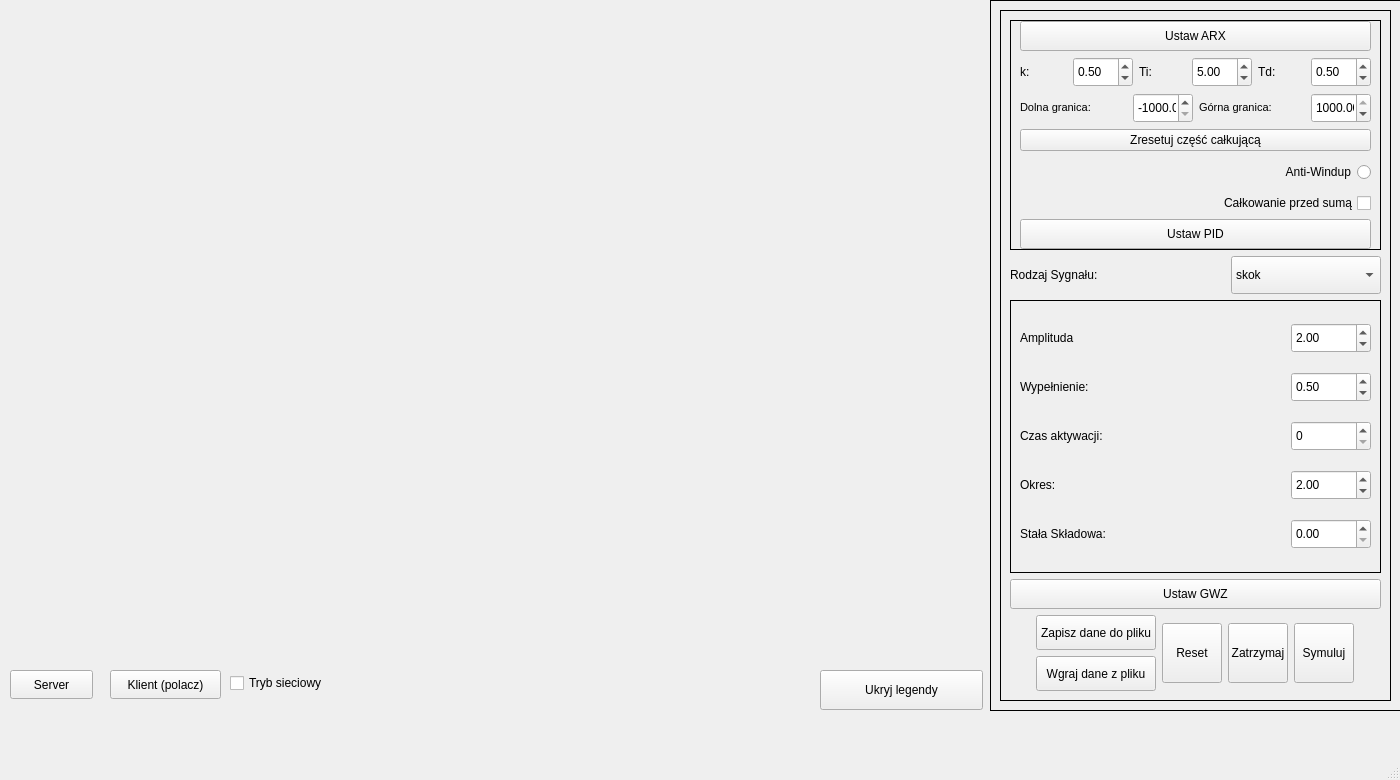
<?xml version="1.0" encoding="UTF-8"?>
<ui version="4.0">
 <class>UkladAutomatycznejRegulacji</class>
 <widget class="QMainWindow" name="UkladAutomatycznejRegulacji">
  <property name="geometry">
   <rect>
    <x>0</x>
    <y>0</y>
    <width>1400</width>
    <height>780</height>
   </rect>
  </property>
  <property name="windowTitle">
   <string>UkladAutomatycznejRegulacji</string>
  </property>
  <property name="iconSize">
   <size>
    <width>32</width>
    <height>32</height>
   </size>
  </property>
  <widget class="QWidget" name="centralwidget">
   <widget class="QCustomPlot" name="customPlot" native="true">
    <property name="geometry">
     <rect>
      <x>0</x>
      <y>340</y>
      <width>981</width>
      <height>321</height>
     </rect>
    </property>
   </widget>
   <widget class="QFrame" name="frame">
    <property name="geometry">
     <rect>
      <x>990</x>
      <y>0</y>
      <width>411</width>
      <height>711</height>
     </rect>
    </property>
    <property name="frameShape">
     <enum>QFrame::Shape::Box</enum>
    </property>
    <layout class="QVBoxLayout" name="verticalLayout_19">
     <item>
      <layout class="QVBoxLayout" name="verticalLayout_18">
       <item>
        <layout class="QVBoxLayout" name="verticalLayout_15">
         <item>
          <widget class="QFrame" name="frame">
           <property name="frameShape">
            <enum>QFrame::Shape::Box</enum>
           </property>
           <layout class="QVBoxLayout" name="verticalLayout_13">
            <item>
             <layout class="QVBoxLayout" name="verticalLayout_11">
              <item>
               <layout class="QVBoxLayout" name="verticalLayout_8">
                <item>
                 <layout class="QVBoxLayout" name="verticalLayout_7">
                  <item>
                   <layout class="QVBoxLayout" name="verticalLayout_5">
                    <item>
                     <layout class="QVBoxLayout" name="verticalLayout_3">
                      <item>
                       <widget class="QFrame" name="frame">
                        <property name="frameShape">
                         <enum>QFrame::Shape::Box</enum>
                        </property>
                        <layout class="QVBoxLayout" name="verticalLayout_2">
                         <property name="leftMargin">
                          <number>9</number>
                         </property>
                         <property name="topMargin">
                          <number>0</number>
                         </property>
                         <property name="rightMargin">
                          <number>9</number>
                         </property>
                         <property name="bottomMargin">
                          <number>0</number>
                         </property>
                         <item>
                          <layout class="QHBoxLayout" name="horizontalLayout_2"/>
                         </item>
                         <item>
                          <widget class="QPushButton" name="wgrajARX">
                           <property name="minimumSize">
                            <size>
                             <width>0</width>
                             <height>30</height>
                            </size>
                           </property>
                           <property name="maximumSize">
                            <size>
                             <width>16777215</width>
                             <height>30</height>
                            </size>
                           </property>
                           <property name="text">
                            <string>Ustaw ARX</string>
                           </property>
                          </widget>
                         </item>
                         <item>
                          <layout class="QHBoxLayout" name="horizontalLayout_5">
                           <item>
                            <layout class="QHBoxLayout" name="horizontalLayout_4"/>
                           </item>
                          </layout>
                         </item>
                         <item>
                          <layout class="QHBoxLayout" name="horizontalLayout_18"/>
                         </item>
                         <item>
                          <layout class="QHBoxLayout" name="horizontalLayout_6">
                           <item>
                            <widget class="QLabel" name="label_6">
                             <property name="text">
                              <string>k:</string>
                             </property>
                            </widget>
                           </item>
                           <item>
                            <widget class="QDoubleSpinBox" name="te_k">
                             <property name="minimumSize">
                              <size>
                               <width>60</width>
                               <height>30</height>
                              </size>
                             </property>
                             <property name="maximumSize">
                              <size>
                               <width>60</width>
                               <height>30</height>
                              </size>
                             </property>
                             <property name="maximum">
                              <double>100.000000000000000</double>
                             </property>
                             <property name="singleStep">
                              <double>0.100000000000000</double>
                             </property>
                             <property name="value">
                              <double>0.500000000000000</double>
                             </property>
                            </widget>
                           </item>
                           <item>
                            <widget class="QLabel" name="label_8">
                             <property name="text">
                              <string>Ti:</string>
                             </property>
                            </widget>
                           </item>
                           <item>
                            <widget class="QDoubleSpinBox" name="te_ti">
                             <property name="minimumSize">
                              <size>
                               <width>60</width>
                               <height>30</height>
                              </size>
                             </property>
                             <property name="maximumSize">
                              <size>
                               <width>60</width>
                               <height>30</height>
                              </size>
                             </property>
                             <property name="value">
                              <double>5.000000000000000</double>
                             </property>
                            </widget>
                           </item>
                           <item>
                            <widget class="QLabel" name="label_9">
                             <property name="text">
                              <string>Td:</string>
                             </property>
                            </widget>
                           </item>
                           <item>
                            <widget class="QDoubleSpinBox" name="te_td">
                             <property name="minimumSize">
                              <size>
                               <width>60</width>
                               <height>30</height>
                              </size>
                             </property>
                             <property name="maximumSize">
                              <size>
                               <width>60</width>
                               <height>30</height>
                              </size>
                             </property>
                             <property name="singleStep">
                              <double>0.100000000000000</double>
                             </property>
                             <property name="value">
                              <double>0.500000000000000</double>
                             </property>
                            </widget>
                           </item>
                          </layout>
                         </item>
                         <item>
                          <layout class="QVBoxLayout" name="verticalLayout"/>
                         </item>
                         <item>
                          <layout class="QHBoxLayout" name="horizontalLayout_22">
                           <item>
                            <layout class="QHBoxLayout" name="horizontalLayout_21">
                             <item>
                              <widget class="QLabel" name="label_7">
                               <property name="text">
                                <string>&lt;html&gt;&lt;head/&gt;&lt;body&gt;&lt;p&gt;&lt;span style=&quot; font-size:8pt;&quot;&gt;Dolna granica: &lt;/span&gt;&lt;/p&gt;&lt;/body&gt;&lt;/html&gt;</string>
                               </property>
                              </widget>
                             </item>
                             <item>
                              <widget class="QDoubleSpinBox" name="dolna">
                               <property name="minimumSize">
                                <size>
                                 <width>60</width>
                                 <height>30</height>
                                </size>
                               </property>
                               <property name="maximumSize">
                                <size>
                                 <width>60</width>
                                 <height>30</height>
                                </size>
                               </property>
                               <property name="minimum">
                                <double>-1000.000000000000000</double>
                               </property>
                               <property name="maximum">
                                <double>0.000000000000000</double>
                               </property>
                               <property name="value">
                                <double>-1000.000000000000000</double>
                               </property>
                              </widget>
                             </item>
                            </layout>
                           </item>
                           <item>
                            <layout class="QHBoxLayout" name="horizontalLayout_7">
                             <item>
                              <widget class="QLabel" name="label_5">
                               <property name="text">
                                <string>&lt;html&gt;&lt;head/&gt;&lt;body&gt;&lt;p&gt;&lt;span style=&quot; font-size:8pt;&quot;&gt;Górna granica: &lt;/span&gt;&lt;/p&gt;&lt;/body&gt;&lt;/html&gt;</string>
                               </property>
                              </widget>
                             </item>
                             <item>
                              <widget class="QDoubleSpinBox" name="gorna">
                               <property name="minimumSize">
                                <size>
                                 <width>60</width>
                                 <height>30</height>
                                </size>
                               </property>
                               <property name="maximumSize">
                                <size>
                                 <width>60</width>
                                 <height>30</height>
                                </size>
                               </property>
                               <property name="maximum">
                                <double>1000.000000000000000</double>
                               </property>
                               <property name="value">
                                <double>1000.000000000000000</double>
                               </property>
                              </widget>
                             </item>
                            </layout>
                           </item>
                          </layout>
                         </item>
                         <item>
                          <widget class="QPushButton" name="reset_calka">
                           <property name="text">
                            <string>Zresetuj część całkującą</string>
                           </property>
                          </widget>
                         </item>
                         <item>
                          <widget class="QRadioButton" name="antiwindup">
                           <property name="sizePolicy">
                            <sizepolicy hsizetype="Maximum" vsizetype="Maximum">
                             <horstretch>0</horstretch>
                             <verstretch>0</verstretch>
                            </sizepolicy>
                           </property>
                           <property name="minimumSize">
                            <size>
                             <width>80</width>
                             <height>30</height>
                            </size>
                           </property>
                           <property name="layoutDirection">
                            <enum>Qt::LayoutDirection::RightToLeft</enum>
                           </property>
                           <property name="autoFillBackground">
                            <bool>false</bool>
                           </property>
                           <property name="text">
                            <string>Anti-Windup</string>
                           </property>
                           <property name="iconSize">
                            <size>
                             <width>50</width>
                             <height>50</height>
                            </size>
                           </property>
                          </widget>
                         </item>
                         <item>
                          <widget class="QCheckBox" name="checkbox_calkowanie">
                           <property name="layoutDirection">
                            <enum>Qt::LayoutDirection::RightToLeft</enum>
                           </property>
                           <property name="text">
                            <string>Całkowanie przed sumą</string>
                           </property>
                          </widget>
                         </item>
                         <item>
                          <widget class="QPushButton" name="wgrajPID">
                           <property name="minimumSize">
                            <size>
                             <width>0</width>
                             <height>30</height>
                            </size>
                           </property>
                           <property name="maximumSize">
                            <size>
                             <width>16777215</width>
                             <height>30</height>
                            </size>
                           </property>
                           <property name="text">
                            <string>Ustaw PID</string>
                           </property>
                          </widget>
                         </item>
                        </layout>
                       </widget>
                      </item>
                      <item>
                       <layout class="QHBoxLayout" name="horizontalLayout_12"/>
                      </item>
                     </layout>
                    </item>
                    <item>
                     <layout class="QVBoxLayout" name="verticalLayout_4">
                      <item>
                       <layout class="QHBoxLayout" name="horizontalLayout">
                        <item>
                         <widget class="QLabel" name="label_2">
                          <property name="text">
                           <string>Rodzaj Sygnału:</string>
                          </property>
                         </widget>
                        </item>
                        <item>
                         <widget class="QComboBox" name="comboGWZ">
                          <property name="minimumSize">
                           <size>
                            <width>150</width>
                            <height>35</height>
                           </size>
                          </property>
                          <property name="maximumSize">
                           <size>
                            <width>150</width>
                            <height>50</height>
                           </size>
                          </property>
                          <property name="layoutDirection">
                           <enum>Qt::LayoutDirection::LeftToRight</enum>
                          </property>
                          <property name="maxVisibleItems">
                           <number>11</number>
                          </property>
                          <item>
                           <property name="text">
                            <string>skok</string>
                           </property>
                          </item>
                          <item>
                           <property name="text">
                            <string>sinusoida</string>
                           </property>
                          </item>
                          <item>
                           <property name="text">
                            <string>prostokatny</string>
                           </property>
                          </item>
                         </widget>
                        </item>
                       </layout>
                      </item>
                     </layout>
                    </item>
                   </layout>
                  </item>
                  <item>
                   <widget class="QFrame" name="frame">
                    <property name="frameShape">
                     <enum>QFrame::Shape::Box</enum>
                    </property>
                    <layout class="QVBoxLayout" name="verticalLayout_6">
                     <item>
                      <layout class="QHBoxLayout" name="horizontalLayout_14">
                       <property name="leftMargin">
                        <number>0</number>
                       </property>
                       <property name="topMargin">
                        <number>0</number>
                       </property>
                       <item>
                        <widget class="QLabel" name="label_12">
                         <property name="text">
                          <string>Amplituda</string>
                         </property>
                        </widget>
                       </item>
                       <item>
                        <widget class="QDoubleSpinBox" name="amplituda">
                         <property name="minimumSize">
                          <size>
                           <width>80</width>
                           <height>30</height>
                          </size>
                         </property>
                         <property name="maximumSize">
                          <size>
                           <width>80</width>
                           <height>30</height>
                          </size>
                         </property>
                         <property name="value">
                          <double>2.000000000000000</double>
                         </property>
                        </widget>
                       </item>
                      </layout>
                     </item>
                     <item>
                      <layout class="QHBoxLayout" name="horizontalLayout_10">
                       <item>
                        <widget class="QLabel" name="label_11">
                         <property name="text">
                          <string>Wypełnienie:</string>
                         </property>
                        </widget>
                       </item>
                       <item>
                        <widget class="QDoubleSpinBox" name="wypelnienie">
                         <property name="minimumSize">
                          <size>
                           <width>80</width>
                           <height>30</height>
                          </size>
                         </property>
                         <property name="maximumSize">
                          <size>
                           <width>80</width>
                           <height>30</height>
                          </size>
                         </property>
                         <property name="maximum">
                          <double>1.000000000000000</double>
                         </property>
                         <property name="singleStep">
                          <double>0.100000000000000</double>
                         </property>
                         <property name="value">
                          <double>0.500000000000000</double>
                         </property>
                        </widget>
                       </item>
                      </layout>
                     </item>
                     <item>
                      <layout class="QHBoxLayout" name="horizontalLayout_15">
                       <item>
                        <widget class="QLabel" name="label_13">
                         <property name="text">
                          <string>Czas aktywacji:</string>
                         </property>
                        </widget>
                       </item>
                       <item>
                        <widget class="QSpinBox" name="czas_aktywacji">
                         <property name="minimumSize">
                          <size>
                           <width>80</width>
                           <height>30</height>
                          </size>
                         </property>
                         <property name="maximumSize">
                          <size>
                           <width>80</width>
                           <height>30</height>
                          </size>
                         </property>
                        </widget>
                       </item>
                      </layout>
                     </item>
                     <item>
                      <layout class="QHBoxLayout" name="horizontalLayout_16">
                       <item>
                        <widget class="QLabel" name="label_14">
                         <property name="text">
                          <string>Okres:</string>
                         </property>
                        </widget>
                       </item>
                       <item>
                        <widget class="QDoubleSpinBox" name="okres">
                         <property name="minimumSize">
                          <size>
                           <width>80</width>
                           <height>30</height>
                          </size>
                         </property>
                         <property name="maximumSize">
                          <size>
                           <width>80</width>
                           <height>30</height>
                          </size>
                         </property>
                         <property name="value">
                          <double>2.000000000000000</double>
                         </property>
                        </widget>
                       </item>
                      </layout>
                     </item>
                     <item>
                      <layout class="QHBoxLayout" name="horizontalLayout_24">
                       <property name="leftMargin">
                        <number>0</number>
                       </property>
                       <property name="topMargin">
                        <number>0</number>
                       </property>
                       <item>
                        <widget class="QLabel" name="label_16">
                         <property name="text">
                          <string>Stała Składowa:</string>
                         </property>
                        </widget>
                       </item>
                       <item>
                        <widget class="QDoubleSpinBox" name="skladowa_stala">
                         <property name="minimumSize">
                          <size>
                           <width>80</width>
                           <height>30</height>
                          </size>
                         </property>
                         <property name="maximumSize">
                          <size>
                           <width>80</width>
                           <height>30</height>
                          </size>
                         </property>
                        </widget>
                       </item>
                      </layout>
                     </item>
                    </layout>
                   </widget>
                  </item>
                 </layout>
                </item>
               </layout>
              </item>
             </layout>
            </item>
            <item>
             <widget class="QPushButton" name="wgrajGWZ">
              <property name="minimumSize">
               <size>
                <width>0</width>
                <height>30</height>
               </size>
              </property>
              <property name="maximumSize">
               <size>
                <width>16777215</width>
                <height>30</height>
               </size>
              </property>
              <property name="text">
               <string>Ustaw GWZ</string>
              </property>
             </widget>
            </item>
            <item>
             <layout class="QHBoxLayout" name="horizontalLayout_3">
              <item>
               <layout class="QHBoxLayout" name="horizontalLayout_13">
                <item>
                 <layout class="QVBoxLayout" name="verticalLayout_9">
                  <item>
                   <widget class="QPushButton" name="zapisDoPliku">
                    <property name="minimumSize">
                     <size>
                      <width>120</width>
                      <height>35</height>
                     </size>
                    </property>
                    <property name="maximumSize">
                     <size>
                      <width>120</width>
                      <height>35</height>
                     </size>
                    </property>
                    <property name="layoutDirection">
                     <enum>Qt::LayoutDirection::LeftToRight</enum>
                    </property>
                    <property name="text">
                     <string>Zapisz dane do pliku</string>
                    </property>
                   </widget>
                  </item>
                  <item>
                   <widget class="QPushButton" name="wgrajzPliku">
                    <property name="minimumSize">
                     <size>
                      <width>120</width>
                      <height>35</height>
                     </size>
                    </property>
                    <property name="maximumSize">
                     <size>
                      <width>120</width>
                      <height>35</height>
                     </size>
                    </property>
                    <property name="layoutDirection">
                     <enum>Qt::LayoutDirection::LeftToRight</enum>
                    </property>
                    <property name="text">
                     <string>Wgraj dane z pliku</string>
                    </property>
                   </widget>
                  </item>
                 </layout>
                </item>
                <item>
                 <widget class="QPushButton" name="resetuj">
                  <property name="minimumSize">
                   <size>
                    <width>60</width>
                    <height>60</height>
                   </size>
                  </property>
                  <property name="maximumSize">
                   <size>
                    <width>60</width>
                    <height>60</height>
                   </size>
                  </property>
                  <property name="layoutDirection">
                   <enum>Qt::LayoutDirection::LeftToRight</enum>
                  </property>
                  <property name="text">
                   <string>Reset</string>
                  </property>
                 </widget>
                </item>
                <item>
                 <widget class="QPushButton" name="zatrzymaj">
                  <property name="minimumSize">
                   <size>
                    <width>60</width>
                    <height>60</height>
                   </size>
                  </property>
                  <property name="maximumSize">
                   <size>
                    <width>60</width>
                    <height>60</height>
                   </size>
                  </property>
                  <property name="layoutDirection">
                   <enum>Qt::LayoutDirection::LeftToRight</enum>
                  </property>
                  <property name="text">
                   <string>Zatrzymaj</string>
                  </property>
                 </widget>
                </item>
                <item>
                 <widget class="QPushButton" name="symuluj">
                  <property name="sizePolicy">
                   <sizepolicy hsizetype="Minimum" vsizetype="Fixed">
                    <horstretch>0</horstretch>
                    <verstretch>0</verstretch>
                   </sizepolicy>
                  </property>
                  <property name="minimumSize">
                   <size>
                    <width>60</width>
                    <height>60</height>
                   </size>
                  </property>
                  <property name="maximumSize">
                   <size>
                    <width>60</width>
                    <height>60</height>
                   </size>
                  </property>
                  <property name="layoutDirection">
                   <enum>Qt::LayoutDirection::LeftToRight</enum>
                  </property>
                  <property name="text">
                   <string>Symuluj</string>
                  </property>
                 </widget>
                </item>
               </layout>
              </item>
             </layout>
            </item>
           </layout>
          </widget>
         </item>
        </layout>
       </item>
      </layout>
     </item>
    </layout>
   </widget>
   <widget class="QCustomPlot" name="customPlot_uchyb" native="true">
    <property name="geometry">
     <rect>
      <x>10</x>
      <y>10</y>
      <width>501</width>
      <height>321</height>
     </rect>
    </property>
   </widget>
   <widget class="QCustomPlot" name="customPlot_pid" native="true">
    <property name="geometry">
     <rect>
      <x>510</x>
      <y>10</y>
      <width>471</width>
      <height>321</height>
     </rect>
    </property>
   </widget>
   <widget class="QPushButton" name="ukryjLegendy">
    <property name="geometry">
     <rect>
      <x>820</x>
      <y>670</y>
      <width>163</width>
      <height>40</height>
     </rect>
    </property>
    <property name="minimumSize">
     <size>
      <width>0</width>
      <height>40</height>
     </size>
    </property>
    <property name="maximumSize">
     <size>
      <width>16777215</width>
      <height>25</height>
     </size>
    </property>
    <property name="text">
     <string>Ukryj legendy</string>
    </property>
   </widget>
   <widget class="QPushButton" name="btn_start_server">
    <property name="geometry">
     <rect>
      <x>10</x>
      <y>670</y>
      <width>83</width>
      <height>29</height>
     </rect>
    </property>
    <property name="text">
     <string>Server</string>
    </property>
   </widget>
   <widget class="QPushButton" name="btn_polacz_klient">
    <property name="geometry">
     <rect>
      <x>110</x>
      <y>670</y>
      <width>111</width>
      <height>29</height>
     </rect>
    </property>
    <property name="text">
     <string>Klient (polacz)</string>
    </property>
   </widget>
   <widget class="QCheckBox" name="checkbox_trybSieciowy">
    <property name="geometry">
     <rect>
      <x>230</x>
      <y>670</y>
      <width>121</width>
      <height>26</height>
     </rect>
    </property>
    <property name="text">
     <string>Tryb sieciowy</string>
    </property>
   </widget>
  </widget>
  <widget class="QMenuBar" name="menubar">
   <property name="geometry">
    <rect>
     <x>0</x>
     <y>0</y>
     <width>1400</width>
     <height>25</height>
    </rect>
   </property>
  </widget>
  <widget class="QStatusBar" name="statusbar"/>
 </widget>
 <customwidgets>
  <customwidget>
   <class>QCustomPlot</class>
   <extends>QWidget</extends>
   <header>qcustomplot.h</header>
   <container>1</container>
  </customwidget>
 </customwidgets>
 <resources/>
 <connections/>
</ui>
